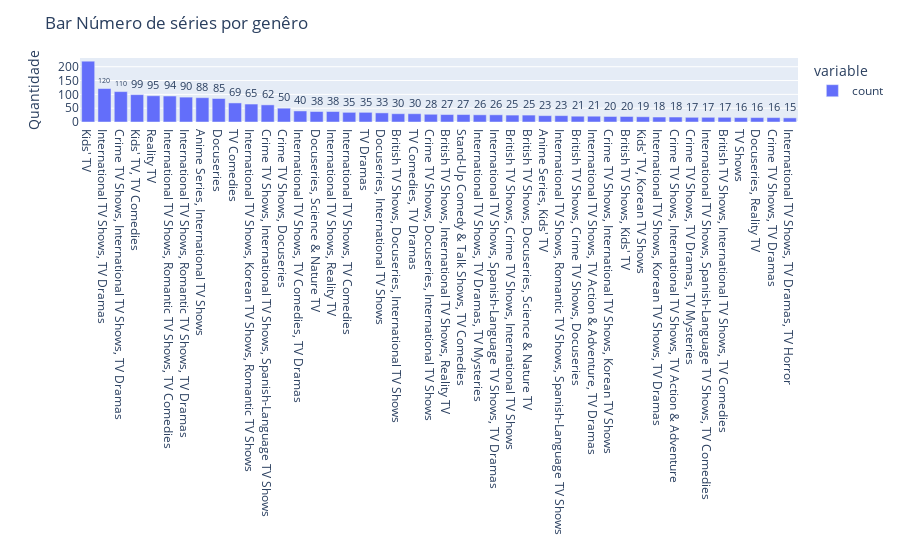

Notebook source saved alongside this figure:
### Code cell
fig = px.bar(generos_15, text = generos_15.values)
fig.update_layout(title_text="Bar Número de séries por genêro",
                 yaxis=dict(title_text="Quantidade"), xaxis=dict(title_text=""))
fig.update_traces(texttemplate='%{text:.2s}',textposition='outside')
fig.show()

### Figure 1 — Plotly figure (JSON) as saved in the notebook; plotly's stock layout.template omitted (floating-point values rounded to 4 significant figures)
{"data": [{"alignmentgroup": "True", "hovertemplate": "variable=count<br>listed_in=%{x}<br>value=%{y}<br>text=%{text}<extra></extra>", "legendgroup": "count", "marker": {"color": "#636efa", "pattern": {"shape": ""}}, "name": "count", "offsetgroup": "count", "orientation": "v", "showlegend": true, "text": [220, 121, 110, 99, 95, 94, 90, 88, 85, 69, 65, 62, 50, 40, 38, 38, 35, 35, 33, 30, 30, 28, 27, 27, 26, 26, 25, 25, 23, 23, 21, 21, 20, 20, 19, 18, 18, 17, 17, 17, 16, 16, 16, 15], "textposition": "outside", "texttemplate": "%{text:.2s}", "type": "bar", "x": ["Kids' TV", "International TV Shows, TV Dramas", "Crime TV Shows, International TV Shows, TV Dramas", "Kids' TV, TV Comedies", "Reality TV", "International TV Shows, Romantic TV Shows, TV Comedies", "International TV Shows, Romantic TV Shows, TV Dramas", "Anime Series, International TV Shows", "Docuseries", "TV Comedies", "International TV Shows, Korean TV Shows, Romantic TV Shows", "Crime TV Shows, International TV Shows, Spanish-Language TV Shows", "Crime TV Shows, Docuseries", "International TV Shows, TV Comedies, TV Dramas", "Docuseries, Science & Nature TV", "International TV Shows, Reality TV", "International TV Shows, TV Comedies", "TV Dramas", "Docuseries, International TV Shows", "British TV Shows, Docuseries, International TV Shows", "TV Comedies, TV Dramas", "Crime TV Shows, Docuseries, International TV Shows", "British TV Shows, International TV Shows, Reality TV", "Stand-Up Comedy & Talk Shows, TV Comedies", "International TV Shows, TV Dramas, TV Mysteries", "International TV Shows, Spanish-Language TV Shows, TV Dramas", "British TV Shows, Crime TV Shows, International TV Shows", "British TV Shows, Docuseries, Science & Nature TV", "Anime Series, Kids' TV", "International TV Shows, Romantic TV Shows, Spanish-Language TV Shows", "British TV Shows, Crime TV Shows, Docuseries", "International TV Shows, TV Action & Adventure, TV Dramas", "Crime TV Shows, International TV Shows, Korean TV Shows", "British TV Shows, Kids' TV", "Kids' TV, Korean TV Shows", "International TV Shows, Korean TV Shows, TV Dramas", "Crime TV Shows, International TV Shows, TV Action & Adventure", "Crime TV Shows, TV Dramas, TV Mysteries", "International TV Shows, Spanish-Language TV Shows, TV Comedies", "British TV Shows, International TV Shows, TV Comedies", "TV Shows", "Docuseries, Reality TV", "Crime TV Shows, TV Dramas", "International TV Shows, TV Dramas, TV Horror"], "xaxis": "x", "y": [220, 121, 110, 99, 95, 94, 90, 88, 85, 69, 65, 62, 50, 40, 38, 38, 35, 35, 33, 30, 30, 28, 27, 27, 26, 26, 25, 25, 23, 23, 21, 21, 20, 20, 19, 18, 18, 17, 17, 17, 16, 16, 16, 15], "yaxis": "y"}], "layout": {"autosize": true, "barmode": "relative", "legend": {"title": {"text": "variable"}, "tracegroupgap": 0}, "margin": {"t": 60}, "title": {"text": "Bar Número de séries por genêro"}, "xaxis": {"anchor": "y", "autorange": true, "domain": [0, 1], "range": [-0.5, 43.5], "title": {"text": ""}, "type": "category"}, "yaxis": {"anchor": "x", "autorange": true, "domain": [0, 1], "range": [0, 231.6], "title": {"text": "Quantidade"}, "type": "linear"}}}
